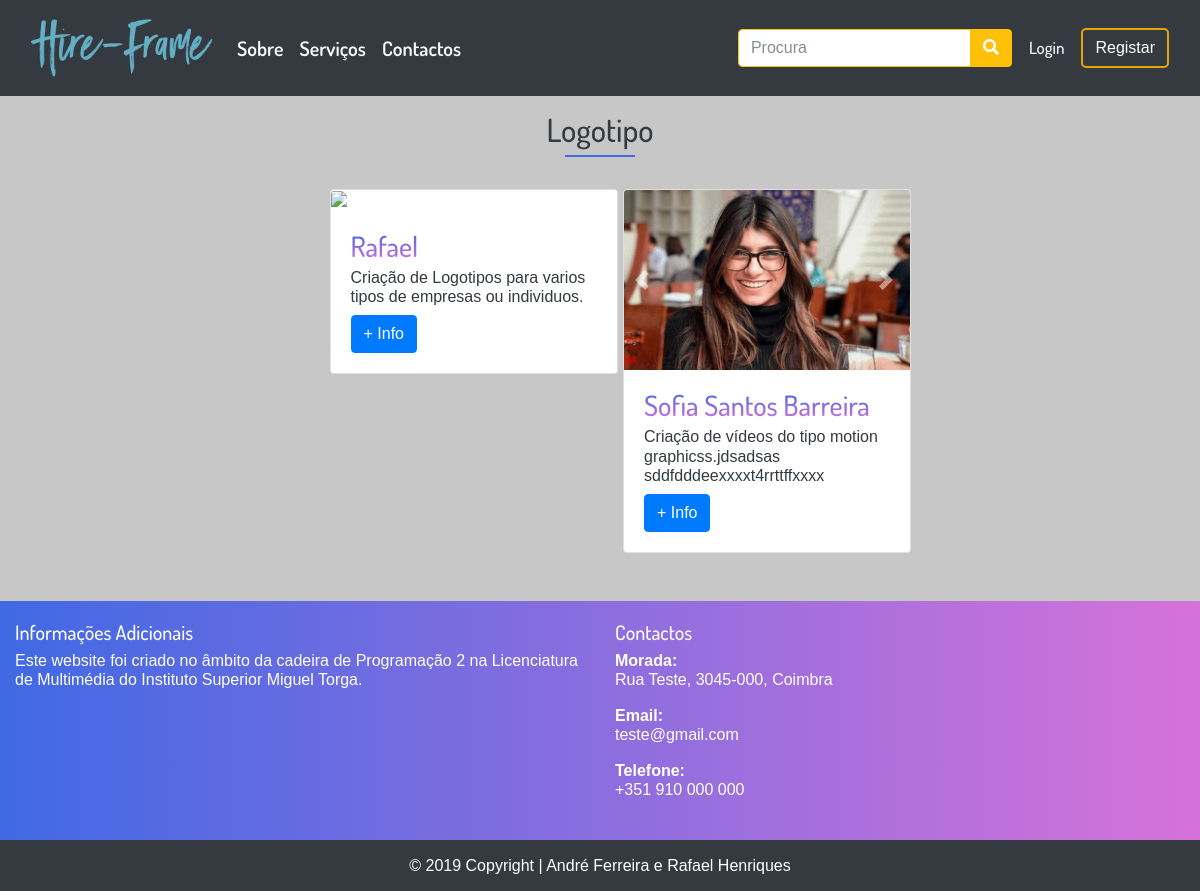
/index.php?op=subarea&id=6, run on the app's committed database.
### tables this page shows
CREATE TABLE IF NOT EXISTS `subarea` (
  `id_subarea` int(11) NOT NULL AUTO_INCREMENT,
  `nome` varchar(50) NOT NULL,
  `data` datetime NOT NULL DEFAULT CURRENT_TIMESTAMP ON UPDATE CURRENT_TIMESTAMP,
  `id_area` int(11) NOT NULL,
  `img_subarea` varchar(255) NOT NULL,
  PRIMARY KEY (`id_subarea`),
  KEY `fk_id_area_area` (`id_area`)
);

CREATE TABLE IF NOT EXISTS `servico` (
  `id_utilizador` int(11) NOT NULL,
  `id_subarea` int(11) NOT NULL,
  `data` datetime NOT NULL DEFAULT CURRENT_TIMESTAMP ON UPDATE CURRENT_TIMESTAMP,
  `id_servico` int(11) NOT NULL AUTO_INCREMENT,
  `descricao` varchar(255) NOT NULL,
  PRIMARY KEY (`id_servico`),
  KEY `fk_id_utilizador_utilizador` (`id_utilizador`),
  KEY `fk_id_subarea_subarea` (`id_subarea`)
);

CREATE TABLE IF NOT EXISTS `utilizador` (
  `id_utilizador` int(11) NOT NULL AUTO_INCREMENT,
  `username` varchar(15) NOT NULL,
  `nome` varchar(150) NOT NULL,
  `id_genero` int(11) NOT NULL,
  `email` varchar(100) NOT NULL,
  `data_nascimento` date NOT NULL,
  `data` datetime NOT NULL DEFAULT CURRENT_TIMESTAMP ON UPDATE CURRENT_TIMESTAMP,
  `pass` varchar(20) NOT NULL,
  `tipo_utilizador` int(11) NOT NULL,
  `biografia` varchar(255) DEFAULT NULL,
  `imagem` varchar(255) DEFAULT NULL,
  PRIMARY KEY (`id_utilizador`),
  UNIQUE KEY `id_area` (`id_utilizador`),
  KEY `fk_id_tipo_tipo_utilizador` (`tipo_utilizador`),
  KEY `fk_id_genero_genero_utilizador` (`id_genero`)
);

### inc/subarea.inc.php (the view, shortened to what this page needs)
<?php require("db_projetofinal.php");
$id = $_REQUEST["id"];
$dados = $db->query("SELECT subarea.nome, subarea.id_area FROM subarea WHERE subarea.id_subarea = $id");
foreach ($dados as $linha)
 echo   '<div class="container">
        <div class="container-fluid py-3">
            <header class="col-md-12 mb-4">
                    <h2 class="text-center text-dark">'.$linha["nome"].'</h2>
                    <span class="underline mb-3"></span>
                                </header>
            <div class="row justify-content-center">';
            ?>
<?php
$db = new PDO("mysql:host=localhost; dbname=projetofinal","root","");
$dados = $db->query("SELECT DISTINCT utilizador.nome, utilizador.id_utilizador, utilizador.imagem, servico.id_servico, servico.descricao FROM utilizador JOIN servico ON utilizador.id_utilizador = servico.id_utilizador JOIN subarea ON servico.id_subarea = subarea.id_subarea JOIN area ON subarea.id_area = area.id_area WHERE subarea.id_subarea = $id");
if ($dados->rowCount() > 0)
  {
foreach ($dados as $row) {
                echo '<div class="col-md-3 col-sm-6 col-xs-12 m-2">
                    <div class="card" style="width: 18rem">
                    <div id="'.$row["id_servico"].'" class="carousel slide" data-ride="carousel">
    <div class="carousel-inner">
    <div class="carousel-item active">
    <img src="'.$row["imagem"].'" class="card-img-top" alt="...">
</div>
         ';
        echo           '
        </div>
  <a class="carousel-control-prev" href="#'.$row["id_servico"].'" role="button" data-slide="prev">
  <span class="carousel-control-prev-icon" aria-hidden="true"></span>
  <span class="sr-only">Previous</span>
</a>
<a class="carousel-control-next" href="#'.$row["id_servico"].'" role="button" data-slide="next">
  <span class="carousel-control-next-icon" aria-hidden="true"></span>
  <span class="sr-only">Next</span>
</a>
</div>
                        <div class="card-body">
                            <h3 class="card-title grad-txt">'.$row["nome"].'</h3>
                            <p class="text-dark card-subtitle">'.$row["descricao"].'</p>
                            <a href="index.php?op=servicepage&id_utilizador='.$row["id_utilizador"].'&id_service='.$row["id_servico"].'" class="btn btn-primary mt-2">+ Info</a>
                        </div>
                    </div>
                </div>';
}
  } else {
    echo '<div class="row justify-content-center"><div class="col-md-5 text-center p-2"> <h1>Ainda não existem serviços associados. Associe um serviço.</h1></div></div>';
  }
?>
            </div>
        </div>
    </div>

### index.php (shortened to what this page needs)
<!DOCTYPE html>
<html lang="pt-pt">
<head>
    <link rel="stylesheet" href="css/bootstrap.min.css">
    <link rel="stylesheet" href="css/costum.css">
    <link href="css/fontawesome/css/all.css" rel="stylesheet">
</head>
<body>
    <?php include("inc/menu.inc.php"); ?>
    <?php
$host = $_SERVER['SERVER_NAME'] . $_SERVER['REQUEST_URI'];
$host = basename($host);
if($host == "index.php") {
 require("inc/main.inc.php");
} else {
    if(isset($_REQUEST["op"])) {
      $op = $_REQUEST["op"];
              switch($op) {
        case "subarea": require("inc/subarea.inc.php"); break;
      }
  } else {
      require("inc/main.inc.php");
  }
}
?>
    <?php
        include("inc/footer.inc.php");
    ?>
</body>
</html>

### inc/menu.inc.php (shortened to what this page needs)
<div class="container-fluid bg-dark">
        <header class="menu-font-20">
            <nav class="navbar navbar-expand-lg navbar-dark">
                <a href="index.php" class="navbar-brand">
                    <img src="img/hire-frame.png" height="70" class="d-inline-block align-top <?php if (isset($_GET["op"])) if ($_GET["op"] == 0) echo "active";?>">
                </a>
                <div id="menu" class="collapse navbar-collapse">
                    <ul class="navbar-nav mr-auto text-light">
                        <li class="nav-item">
                            <a href="index.php?op=sobre" class="nav-link <?php if (isset($_GET["op"])) if ($_GET["op"] == 1) echo "active";?> text-light f-600">Sobre</a>
                        </li>
                        <li class="nav-item">
                            <a href="index.php?op=servicos" class="nav-link <?php if (isset($_GET["op"])) if ($_GET["op"] == 2) echo "active";?> text-light f-600">Serviços</a>
                        </li>
                        <li class="nav-item">
                            <a href="index.php?op=contactos" class="nav-link <?php if (isset($_GET["op"])) if ($_GET["op"] == 3) echo "active";?> text-light f-600">Contactos</a>
                        </li>
                    </ul>
                    <form class="form-inline" method="post">
                        <div class="input-group">
                            <input class="form-control border border-warning" name="search" type="search" placeholder="Procura" aria-label="Search" required>
                            <span class="input-group-btn">
                                <button class="btn btn-warning" formaction="index.php?op=procura"><i class="fas fa-search"></i></button>
                            </span>
                        </div>
                    </form>
                <?php
if(isset($_SESSION["username"]))
 {
      echo '<a href="index.php?op=userpage" class="btn m-1 btn-default f-500 f-17">'.$_SESSION["username"].'</a>
      <a href="index.php?op=logout" class="btn btn-login">Logout</a>';
 } else {
    echo '<a href="index.php?op=login" class="btn m-1 btn-default f-500 f-17">Login</a>
    <a href="index.php?op=registar" class="btn btn-login">Registar</a>';
 }
            ?>
                </div>
            </nav>
        </header>
    </div>

### inc/footer.inc.php (shortened to what this page needs)
<footer class="footer page-footer font-small pt-4">
<div class="grad pad-top-20">
  <div class="container-fluid text-center text-md-left">
    <div class="row">
      <div class="col-md-6 mt-md-0 mt-3">
        <h5>Informações Adicionais</h5>
        <p>Este website foi criado no âmbito da cadeira de Programação 2 na Licenciatura de Multimédia
            do Instituto Superior Miguel Torga.</p>
      </div>
      <div class="col-md-4">
              <h5>Contactos</h5>
              <dl class="contact-list">
                <dt>Morada:</dt>
                <dd>Rua Teste, 3045-000, Coimbra</dd>
              </dl>
              <dl class="contact-list">
                <dt>Email:</dt>
                <dd><a class="text-white" href="mailto:">teste@gmail.com</a></dd>
              </dl>
              <dl class="contact-list">
                <dt>Telefone:</dt>
                <dd><a class="text-white" href="tel: +351">+351 910 000 000 </a></dd>
              </dl>
            </div>
    </div>
  </div>
  <div class="page-footer font-small bg-dark mt-4">
<div class="footer-copyright text-center py-3 nova-s">© 2019 Copyright |
    <a target="_blank" href="https://www.falcondesign.pt/" class="nova-s">André Ferreira</a> e <a href="#" class="nova-s">Rafael Henriques</a>
  </div>
</div>
</div>

### css/costum.css (style rules this page uses)
* { margin: 0; padding: 0; font-size: 100%; border: none; outline: none; line-height: 1.22; color: #fff; box-sizing: border-box; font-family: 'Dosis', sans-serif; }
body { background-repeat: no-repeat; background-position: center center; background-attachment: fixed; background-color: #c7c7c7; }
.grad { background-image: linear-gradient(to right, #4069E4 , #D672D9); }
.grad-txt { background: -webkit-linear-gradient(#4069E4 , #D672D9); -webkit-background-clip: text; -webkit-text-fill-color: transparent; }
a, a:hover, a:focus, .footer-copyright>a:hover { text-decoration: none; color: #6c757d; }
.footer-copyright>a { color: #fff; }
.footer { text-align: center; width: 100%; }
.menu-font-20 { font: 20px sans-serif; }
.btn-login { border: 2px solid #e0a800; background: none; position: relative; color: #fff; z-index: 1; border-radius: 5px; height: 100%; transition: all .50s ease-in-out; transition: all .50s ease-in-out; -moz-transition: all .50s ease-in-out; -webkit-transition: all .50s ease-in-out; }
.btn-default { background: none; position: relative; color: #fff; z-index: 1; border-radius: 5px; height: 100%; transition: all .50s ease-in-out; transition: all .50s ease-in-out; -moz-transition: all .50s ease-in-out; -webkit-transition: all .50s ease-in-out; }
.pad-top-20 { padding-top: 20px; }
.underline { content: ''; border-top: 2px solid #4069E4; width: 70px; display: block; margin-bottom: 8px; margin: 0 auto; }
.card-img-top { width: 100%; height: 15vw; object-fit: cover; }
.f-500 { font-weight: 500; }
.f-600 { font-weight:600; }
.f-17 { font-size: 17px; }

### data on the page
subarea: nome "Logotipo"
servico: id_utilizador.nome "Rafael", descricao "Criação de Logotipos para varios tipos de empresas ou individuos."
servico: id_utilizador.imagem (picture), id_utilizador.nome "Sofia Santos Barreira", descricao "Criação de vídeos do tipo motion graphicss.jdsadsas sddfdddeexxxxt4rrttffxxxx"
